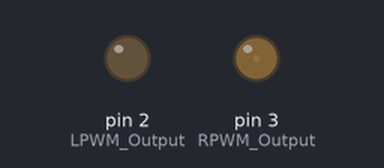
Bench run of a sketch on a simulated Arduino Uno, built with avr-gcc and run on an emulated ATmega328P. Parts: output pins drawn as LEDs (lit = HIGH).

Above: at 0.05 s.
At 1.15 s:
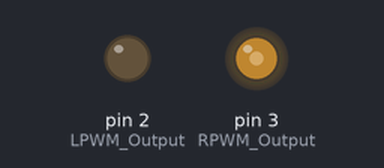
At 2.3 s:
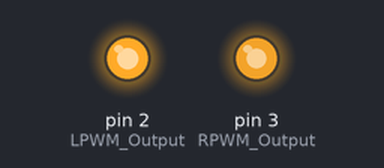
At 4.6 s:
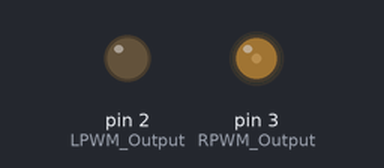
Timing chart, 0 to 6.7 s (numbered marks = the images above):
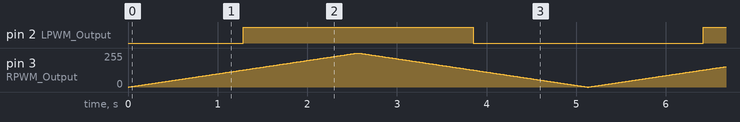

Measured:
- by itself, pin 2 (LPWM_Output): alternates HIGH for 2.6 s and LOW for 2.6 s

The sketch:

ibt_test.ino
```cpp
int RPWM_Output = 3; // Arduino PWM output pin 5; connect to IBT-2 pin 1 (RPWM)
int LPWM_Output = 2; // Arduino PWM output pin 6; connect to IBT-2 pin 2 (LPWM)

void setup()
{
  pinMode(RPWM_Output, OUTPUT);
  pinMode(LPWM_Output, OUTPUT);
}

void loop()
{
  int pwm;
  for(pwm=0;pwm<=255;pwm++)
  {
    analogWrite(RPWM_Output,pwm);
    analogWrite(LPWM_Output,pwm);
    delay(10);
  }
  for(pwm=255;pwm>=0;pwm--)
  {
    analogWrite(RPWM_Output,pwm);
    analogWrite(LPWM_Output,pwm);
    delay(10);
  }
}
```
